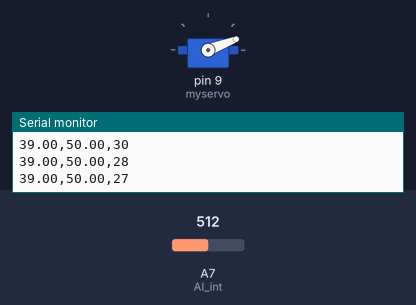
Simulated run of this sketch. Board: Arduino Nano, built with avr-gcc and run on an emulated ATmega328P. Parts: servo, the last lines printed to the serial monitor. Inputs (shaded band) come from the test bench; at power-on: A7 (AI_int) = 512.

Above: at 0.77 s.
1.3 s: A7 (AI_int) set to 29
At 3.7 s:
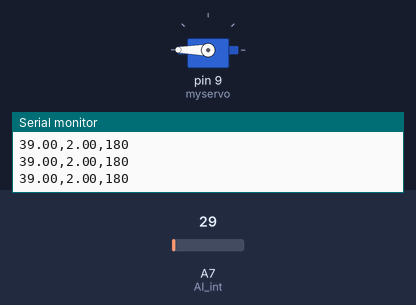
4.0 s: A7 (AI_int) set to 399
At 5.0 s:
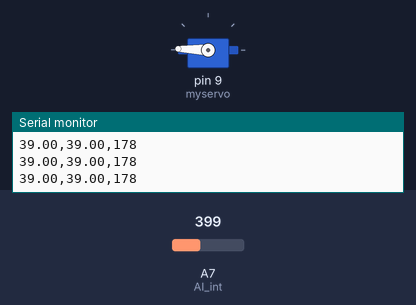
7.0 s: A7 (AI_int) set to 417
At 9.06 s:
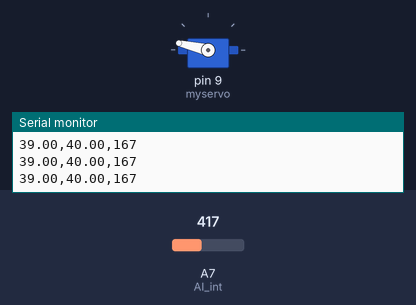
10.0 s: A7 (AI_int) set to 511
Timing chart, 0 to 14.0 s (numbered marks = the images above; inputs shaded):
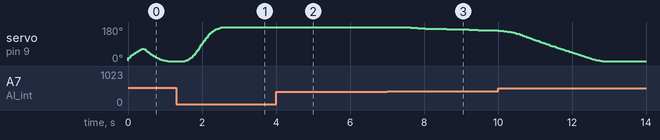

The sketch:

PID_CARACTERIZADO_SMOOTH_Servo.ino
```cpp
#include <PID_v1.h>
#include <Servo.h>

Servo myservo;
//Variables_In............................................INICIALIZACION
const int AI_int = A7;
const int numReadingsI = 30;   // Numero de muestras
int readingsI[numReadingsI];
int readIndexI = 0;
int totalI = 0;
int averageI = 0;
int Angulo = 0;

//Variables_Out............................................INICIALIZACION
const int AO_int = A0;
const int numReadingsO = 30;   // Numero de muestras
int readingsO[numReadingsO];
int readIndexO = 0;
int totalO = 0;
int averageO = 0;

double kp = 0.9 , ki = 3.8 , kd = 0.01;
double input = 0, output = 0, setpoint = 39;
PID myPID(&input, &output, &setpoint, kp, ki, kd, DIRECT);

void setup() {
  Serial.begin(9600); //initialize serial comunication
  myPID.SetMode(AUTOMATIC);   //set PID in Auto mode
  myPID.SetSampleTime(0.1);  // refresh rate of PID controller
  myPID.SetOutputLimits(0, 100);

  for (int thisReadingI = 0; thisReadingI < numReadingsI; thisReadingI++) {
    readingsI[thisReadingI] = 0;
  }

  for (int thisReadingO = 0; thisReadingO < numReadingsO; thisReadingO++) {
    readingsO[thisReadingO] = 0;
  }
  myservo.attach(9);
}
void loop() {

  totalI = totalI - readingsI[readIndexI];
  readingsI[readIndexI] = analogRead(AI_int);
  totalI = totalI + readingsI[readIndexI];
  readIndexI = readIndexI + 1;

  if (readIndexI >= numReadingsI) {
    readIndexI = 0;
  }
  averageI = totalI / numReadingsI;

  input = averageI;
  input = map(input, 0, 1023, 0, 100);
  myPID.Compute(); // calculate new output

  totalO = totalO - readingsO[readIndexO];
  readingsO[readIndexO] = output;
  totalO = totalO + readingsO[readIndexO];
  readIndexO = readIndexO + 1;

  if (readIndexO >= numReadingsO) {
    readIndexO = 0;
  }
  averageO = totalO / numReadingsO;

  Angulo = map(averageO, 0, 100, 0, 180);
  myservo.write(Angulo);

  Serial.print(setpoint);
  Serial.print(",");
  Serial.print(input);
  Serial.print(",");
  Serial.print(Angulo);
  Serial.println();
}
```

Measured:
- after the input at 1.3 s, servo on pin 9 (myservo): moves from 0° to 180° over 1.0 s, starting after 0.23 s
- after the input at 4.0 s, servo on pin 9 (myservo): 180° → 178° after 0.54 s, → 180° 0.62 s later
- after the input at 7.0 s, servo on pin 9 (myservo): moves from 180° to 162° over 2.3 s, starting after 0.40 s
- by itself, servo on pin 9 (myservo): rises from 1° to 64° in 0.38 s, then falls to 0° in 0.69 s
